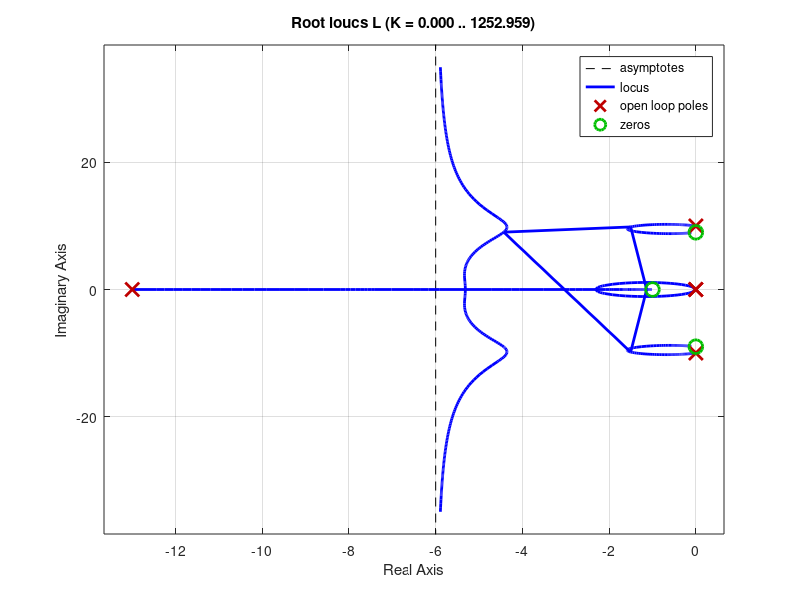

Recreate this plot in MATLAB. (Note: this script raises an error after producing the figure.)
s = tf('s');

P = (s^2 + 81)/(s^2 * (s^2 + 100));
C = (s+1)/(s+13);

sys = P*C/(1+ P*C);
L = P*C;

rlocus(L)

%%
s = tf('s');
C = kp + ki/s + (kd*s)/(1+s*Tf);
% or 
C = tf(kp) + tf(ki, [1 0]) + tf([kd*s, 1+kd*S]) + tf([kd 0], [Tf 1]);

%%
% 37 is the manual steady state output value
stepinfo(DoutModel.data, DoutModel.time, 37, RiseTimeLimits=[0.1, 0.9], SettlingTimeThreshold=0.05)

CTinfo = stepinfo(DoutCT.data, DoutCT.time, 7);
DTinfo = stepinfo(DoutDT.data, DoutDT.time, 7);

CTrise = CTinfo.RiseTime;
CTsettle = CTinfo.SettlingTime;
CTovershoot = CTinfo.Overshoot;

DTrise = DTinfo.RiseTime;
DTsettle = DTinfo.SettlingTime;
DTovershoot = DTinfo.Overshoot;

%%
lsim
% used to simulate system response to arbitrary input

%% The Quiz
